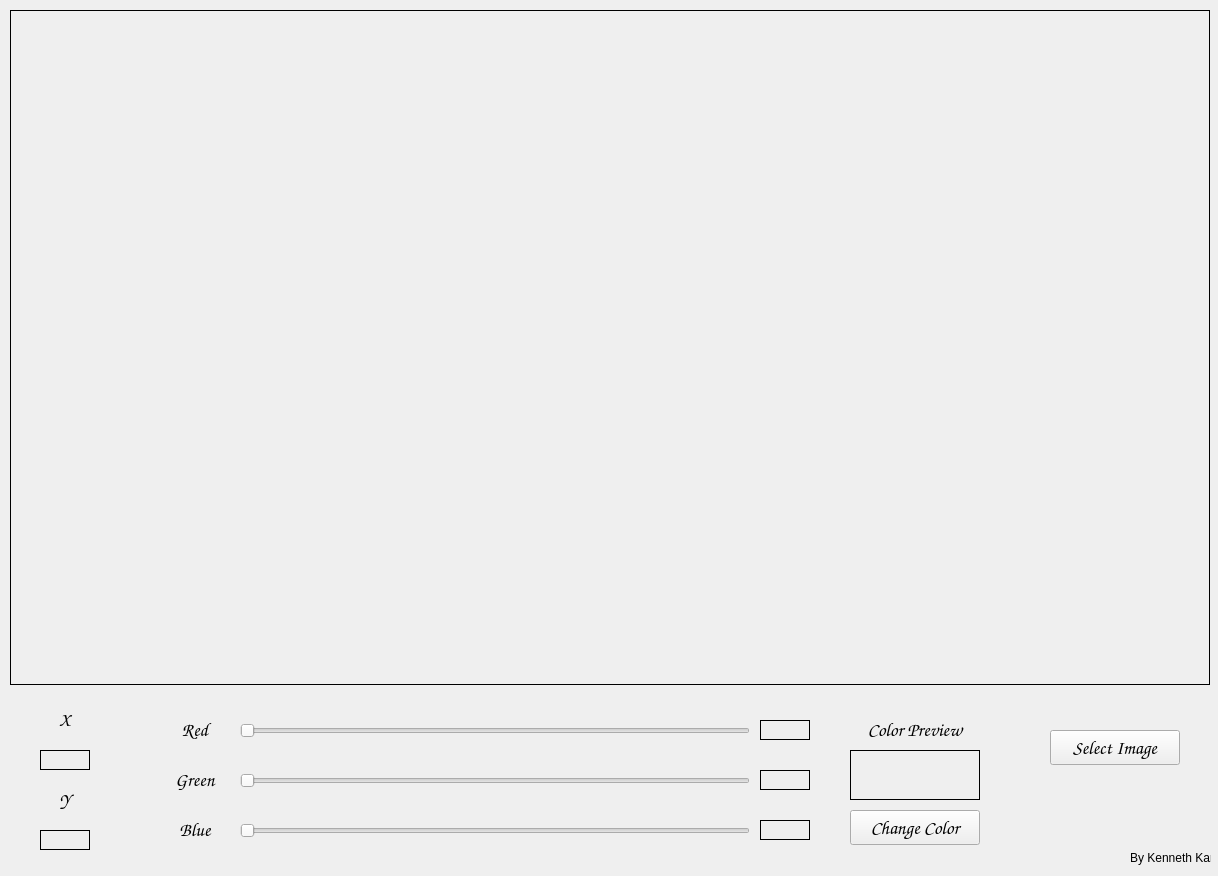
<?xml version="1.0" encoding="UTF-8"?>
<ui version="4.0">
 <class>MainWindow</class>
 <widget class="QMainWindow" name="MainWindow">
  <property name="geometry">
   <rect>
    <x>0</x>
    <y>0</y>
    <width>1218</width>
    <height>876</height>
   </rect>
  </property>
  <property name="windowTitle">
   <string>MainWindow</string>
  </property>
  <widget class="QWidget" name="centralwidget">
   <widget class="QLabel" name="imgLbl">
    <property name="geometry">
     <rect>
      <x>10</x>
      <y>10</y>
      <width>1200</width>
      <height>675</height>
     </rect>
    </property>
    <property name="frameShape">
     <enum>QFrame::Box</enum>
    </property>
    <property name="text">
     <string/>
    </property>
   </widget>
   <widget class="QLabel" name="xValueText">
    <property name="geometry">
     <rect>
      <x>40</x>
      <y>750</y>
      <width>50</width>
      <height>20</height>
     </rect>
    </property>
    <property name="font">
     <font>
      <family>Comic Sans MS</family>
      <pointsize>14</pointsize>
     </font>
    </property>
    <property name="frameShape">
     <enum>QFrame::Box</enum>
    </property>
    <property name="text">
     <string/>
    </property>
    <property name="alignment">
     <set>Qt::AlignCenter</set>
    </property>
   </widget>
   <widget class="QLabel" name="yValueText">
    <property name="geometry">
     <rect>
      <x>40</x>
      <y>830</y>
      <width>50</width>
      <height>20</height>
     </rect>
    </property>
    <property name="font">
     <font>
      <family>Comic Sans MS</family>
      <pointsize>14</pointsize>
     </font>
    </property>
    <property name="frameShape">
     <enum>QFrame::Box</enum>
    </property>
    <property name="text">
     <string/>
    </property>
    <property name="alignment">
     <set>Qt::AlignCenter</set>
    </property>
   </widget>
   <widget class="QSlider" name="redSlider">
    <property name="geometry">
     <rect>
      <x>240</x>
      <y>720</y>
      <width>510</width>
      <height>22</height>
     </rect>
    </property>
    <property name="maximum">
     <number>255</number>
    </property>
    <property name="orientation">
     <enum>Qt::Horizontal</enum>
    </property>
   </widget>
   <widget class="QLabel" name="redText">
    <property name="geometry">
     <rect>
      <x>170</x>
      <y>720</y>
      <width>50</width>
      <height>20</height>
     </rect>
    </property>
    <property name="font">
     <font>
      <family>Comic Sans MS</family>
      <pointsize>14</pointsize>
     </font>
    </property>
    <property name="text">
     <string>Red</string>
    </property>
    <property name="alignment">
     <set>Qt::AlignCenter</set>
    </property>
   </widget>
   <widget class="QPushButton" name="imgSelectBtn">
    <property name="geometry">
     <rect>
      <x>1050</x>
      <y>730</y>
      <width>130</width>
      <height>35</height>
     </rect>
    </property>
    <property name="font">
     <font>
      <family>Comic Sans MS</family>
      <pointsize>14</pointsize>
     </font>
    </property>
    <property name="text">
     <string>Select Image</string>
    </property>
   </widget>
   <widget class="QPushButton" name="changeColorBtn">
    <property name="geometry">
     <rect>
      <x>850</x>
      <y>810</y>
      <width>130</width>
      <height>35</height>
     </rect>
    </property>
    <property name="font">
     <font>
      <family>Comic Sans MS</family>
      <pointsize>14</pointsize>
     </font>
    </property>
    <property name="text">
     <string>Change Color</string>
    </property>
   </widget>
   <widget class="QLabel" name="xText">
    <property name="geometry">
     <rect>
      <x>40</x>
      <y>710</y>
      <width>50</width>
      <height>20</height>
     </rect>
    </property>
    <property name="font">
     <font>
      <family>Comic Sans MS</family>
      <pointsize>14</pointsize>
     </font>
    </property>
    <property name="text">
     <string>X</string>
    </property>
    <property name="alignment">
     <set>Qt::AlignCenter</set>
    </property>
   </widget>
   <widget class="QLabel" name="yText">
    <property name="geometry">
     <rect>
      <x>40</x>
      <y>790</y>
      <width>50</width>
      <height>20</height>
     </rect>
    </property>
    <property name="font">
     <font>
      <family>Comic Sans MS</family>
      <pointsize>14</pointsize>
     </font>
    </property>
    <property name="text">
     <string>Y</string>
    </property>
    <property name="alignment">
     <set>Qt::AlignCenter</set>
    </property>
   </widget>
   <widget class="QLabel" name="greenText">
    <property name="geometry">
     <rect>
      <x>170</x>
      <y>770</y>
      <width>50</width>
      <height>20</height>
     </rect>
    </property>
    <property name="font">
     <font>
      <family>Comic Sans MS</family>
      <pointsize>14</pointsize>
     </font>
    </property>
    <property name="text">
     <string>Green</string>
    </property>
    <property name="alignment">
     <set>Qt::AlignCenter</set>
    </property>
   </widget>
   <widget class="QLabel" name="blueText">
    <property name="geometry">
     <rect>
      <x>170</x>
      <y>820</y>
      <width>50</width>
      <height>20</height>
     </rect>
    </property>
    <property name="font">
     <font>
      <family>Comic Sans MS</family>
      <pointsize>14</pointsize>
     </font>
    </property>
    <property name="text">
     <string>Blue</string>
    </property>
    <property name="alignment">
     <set>Qt::AlignCenter</set>
    </property>
   </widget>
   <widget class="QSlider" name="greenSlider">
    <property name="geometry">
     <rect>
      <x>240</x>
      <y>770</y>
      <width>510</width>
      <height>22</height>
     </rect>
    </property>
    <property name="maximum">
     <number>255</number>
    </property>
    <property name="orientation">
     <enum>Qt::Horizontal</enum>
    </property>
   </widget>
   <widget class="QSlider" name="blueSlider">
    <property name="geometry">
     <rect>
      <x>240</x>
      <y>820</y>
      <width>510</width>
      <height>22</height>
     </rect>
    </property>
    <property name="maximum">
     <number>255</number>
    </property>
    <property name="orientation">
     <enum>Qt::Horizontal</enum>
    </property>
   </widget>
   <widget class="QLabel" name="redValueText">
    <property name="geometry">
     <rect>
      <x>760</x>
      <y>720</y>
      <width>50</width>
      <height>20</height>
     </rect>
    </property>
    <property name="font">
     <font>
      <family>Comic Sans MS</family>
      <pointsize>14</pointsize>
     </font>
    </property>
    <property name="frameShape">
     <enum>QFrame::Box</enum>
    </property>
    <property name="text">
     <string/>
    </property>
    <property name="alignment">
     <set>Qt::AlignCenter</set>
    </property>
   </widget>
   <widget class="QLabel" name="greenValueText">
    <property name="geometry">
     <rect>
      <x>760</x>
      <y>770</y>
      <width>50</width>
      <height>20</height>
     </rect>
    </property>
    <property name="font">
     <font>
      <family>Comic Sans MS</family>
      <pointsize>14</pointsize>
     </font>
    </property>
    <property name="frameShape">
     <enum>QFrame::Box</enum>
    </property>
    <property name="text">
     <string/>
    </property>
    <property name="alignment">
     <set>Qt::AlignCenter</set>
    </property>
   </widget>
   <widget class="QLabel" name="blueValueText">
    <property name="geometry">
     <rect>
      <x>760</x>
      <y>820</y>
      <width>50</width>
      <height>20</height>
     </rect>
    </property>
    <property name="font">
     <font>
      <family>Comic Sans MS</family>
      <pointsize>14</pointsize>
     </font>
    </property>
    <property name="frameShape">
     <enum>QFrame::Box</enum>
    </property>
    <property name="text">
     <string/>
    </property>
    <property name="alignment">
     <set>Qt::AlignCenter</set>
    </property>
   </widget>
   <widget class="QLabel" name="redText_2">
    <property name="geometry">
     <rect>
      <x>850</x>
      <y>720</y>
      <width>130</width>
      <height>20</height>
     </rect>
    </property>
    <property name="font">
     <font>
      <family>Comic Sans MS</family>
      <pointsize>14</pointsize>
     </font>
    </property>
    <property name="text">
     <string>Color Preview</string>
    </property>
    <property name="alignment">
     <set>Qt::AlignCenter</set>
    </property>
   </widget>
   <widget class="QLabel" name="greenValueText_2">
    <property name="geometry">
     <rect>
      <x>850</x>
      <y>750</y>
      <width>130</width>
      <height>50</height>
     </rect>
    </property>
    <property name="frameShape">
     <enum>QFrame::Box</enum>
    </property>
    <property name="text">
     <string/>
    </property>
    <property name="alignment">
     <set>Qt::AlignCenter</set>
    </property>
   </widget>
   <widget class="QLabel" name="authorText">
    <property name="geometry">
     <rect>
      <x>1130</x>
      <y>850</y>
      <width>81</width>
      <height>16</height>
     </rect>
    </property>
    <property name="text">
     <string>By Kenneth Kang</string>
    </property>
   </widget>
  </widget>
 </widget>
 <resources/>
 <connections/>
</ui>
